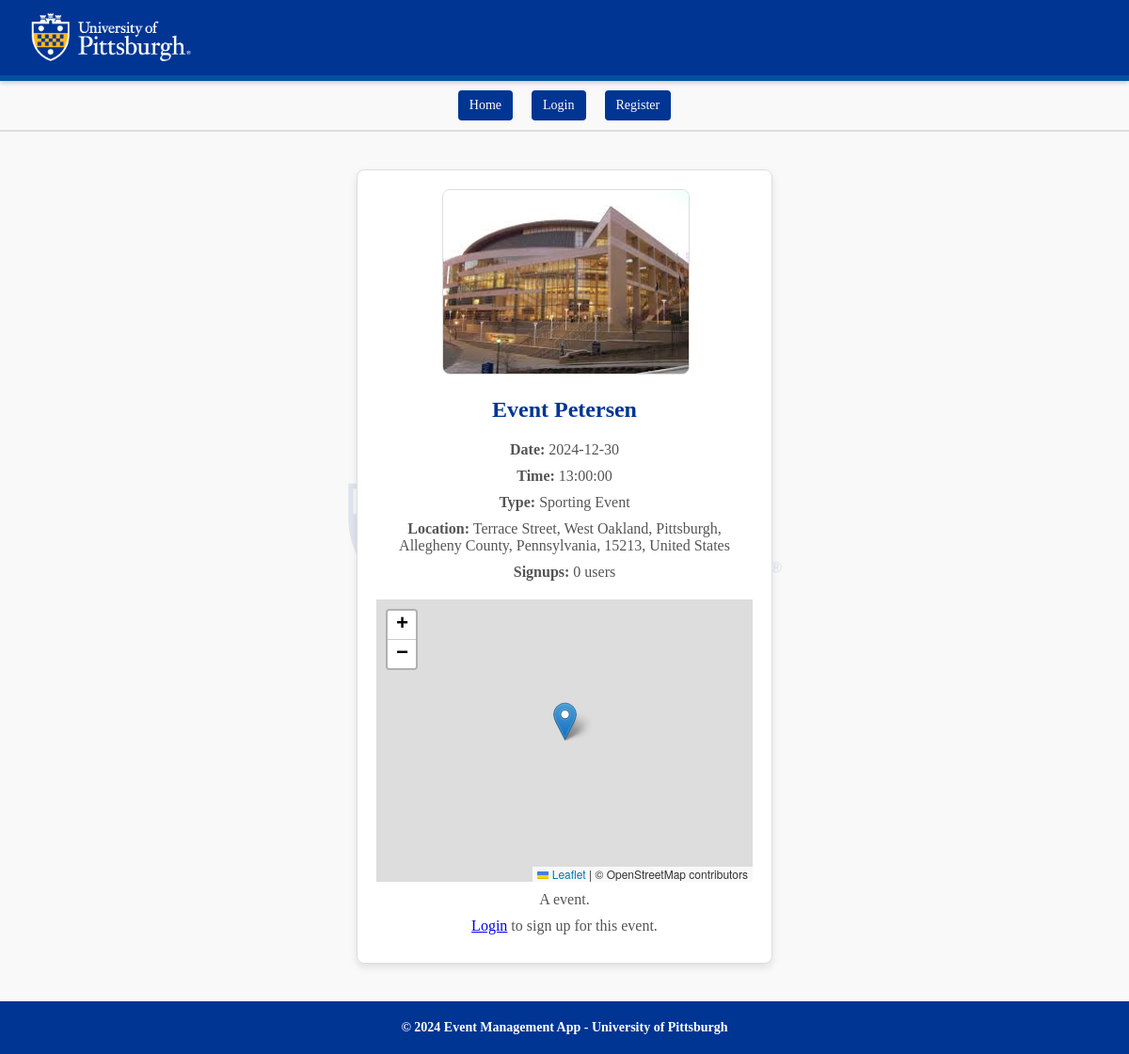
Screenshot of /event/1 with the database file from the repository.
### models/models.py (models this page shows, shortened)
class Event(db.Model):
    __tablename__ = 'events'
    id = db.Column(db.Integer, primary_key=True)
    name = db.Column(db.String(100), nullable=False)
    description = db.Column(db.String(200), nullable=False)
    date = db.Column(db.Date, nullable=False)
    time = db.Column(db.Time, nullable=False)
    location = db.Column(db.String(100), nullable=False)
    type = db.Column(db.String(50), nullable=True)
    organizer_id = db.Column(db.Integer, db.ForeignKey('users.id'), nullable=False)
    image_filename = db.Column(db.String(100), nullable=True)
    signups = db.relationship('SignUp', back_populates='event', cascade="all, delete-orphan")
    organizer = db.relationship('User', back_populates='organized_events')
    UPLOAD_FOLDER = 'static/uploads'
    def delete(self):
        db.session.delete(self)
        db.session.commit()

### view/flask_routes.py (the view)
    @app.route('/event/<int:event_id>')
    def event_detail(event_id):
        event = EventController.get_event(event_id)
        signup_status = False
        signup_count = EventController.get_signup_count(event_id)
        if current_user.is_authenticated:
            signup_status = SignUpController.check_for_signup(event_id, current_user.id)
        tz = pytz.timezone('US/Eastern')
        now = datetime.now(tz)
        current_date = now.date()
        current_time = now.time()
        return render_template(
            'event_detail.html',
            event=event,
            signup_status=signup_status,
            signup_count=signup_count,
            current_date=current_date,
            current_time=current_time
        )

### controllers/controllers.py (called while the page is built)
    @staticmethod
    def get_event(event_id):
        return Event.query.get(event_id)

    @staticmethod
    def get_signup_count(event_id):
        return SignUp.query.filter_by(event_id=event_id).count()

### templates/event_detail.html (shortened to what this page needs)
{% extends "base.html" %}
{% block content %}
<div class="event-detail-container">
    <div class="event-detail-card">
        {% if event.image_filename %}
            <div class="event-detail-image">
                <img src="{{ url_for('static', filename='uploads/' + event.image_filename) }}" alt="{{ event.name }}">
            </div>
        {% endif %}
        <div class="event-detail-info">
            <h1>{{ event.name }}</h1>
            <p><strong>Date:</strong> {{ event.date }}</p>
            <p><strong>Time:</strong> {{ event.time }}</p>
            <p><strong>Type:</strong> {{ event.type }}</p>
            <p><strong>Location:</strong> {{ event.location }}</p>
            <p><strong>Signups:</strong> {{ signup_count }} users</p>
            <div id="map" style="height: 300px; width: 100%; margin-top: 20px;"></div>
            <p>{{ event.description }}</p>
            {% if current_user.is_authenticated %}
                {% if event.date > current_date or (event.date == current_date and event.time >= current_time) %}
                    {% if not signup_status %}
                        <a class="btn" href="{{ url_for('signup', event_id=event.id) }}">Sign Up</a>
                    {% else %}
                        <p>You are signed up for this event.</p>
                    {% endif %}
                {% else %}
                    <span style="color: gray;">Past Event</span>
                {% endif %}
            {% else %}
                <p><a href="{{ url_for('login') }}">Login</a> to sign up for this event.</p>
            {% endif %}
        </div>
    </div>
</div>
<link rel="stylesheet" href="https://unpkg.com/leaflet/dist/leaflet.css" />
{% endblock %}

### static/style.css (style rules this page uses)
html, body { height: 100%; margin: 0; padding: 0; font-family: 'Georgia', serif; color: #333; background-color: #f9f9f9; position: relative; z-index: 0; }
body::before { content: ""; position: fixed; top: 0; left: 0; width: 100%; height: 100%; background: url("/static/img/Shield_UnivPittsburgh_Blue.png") no-repeat center center fixed; background-size: 40%; opacity: 0.1; z-index: -1; pointer-events: none; }
.event-detail-container { display: flex; justify-content: center; align-items: center; min-height: calc(100vh - 100px); padding: 20px; }
.event-detail-card { display: flex; flex-direction: column; align-items: center; background: #fff; border: 1px solid #ddd; border-radius: 8px; box-shadow: 0 4px 8px rgba(0, 0, 0, 0.1); padding: 20px; width: 100%; max-width: 400px; text-align: center; }
.event-detail-image img { width: 100%; height: auto; max-height: 300px; object-fit: contain; border-radius: 8px; margin-bottom: 20px; border: 1px solid #ddd; }
.event-detail-info h1 { margin: 0 0 20px; color: #003594; font-size: 24px; }
.event-detail-info p { margin: 10px 0; color: #555; }

### rows the page displays
Event: image_filename (picture), name "Event Petersen", date "2024-12-30", time "13:00:00", type "Sporting Event", location "Terrace Street, West Oakland, Pittsburgh, Allegheny County, Pennsylvania, 15213, United States", description "A event."

### other values shown
{{ signup_count }} "0"
